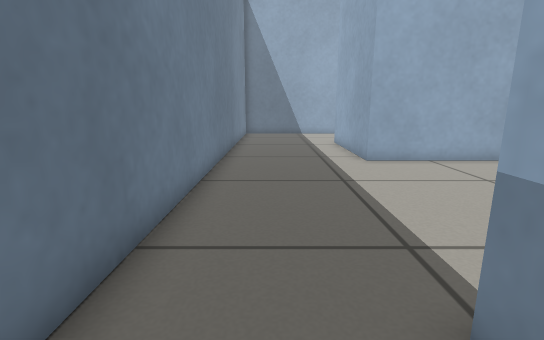
View 1 (above)

16 first-person views from a walk through a world built for the Gazebo simulator. The camera is 0.5 m above the floor, tilts 12° down and sees 85° across. The floor is counted in squares, 0.25 m on a side. Each view is taken from the middle of a square. On the plan, view 1 faces up. The plan holds only what a view shows up to about 17 squares ahead; the rest is blank.

View 2
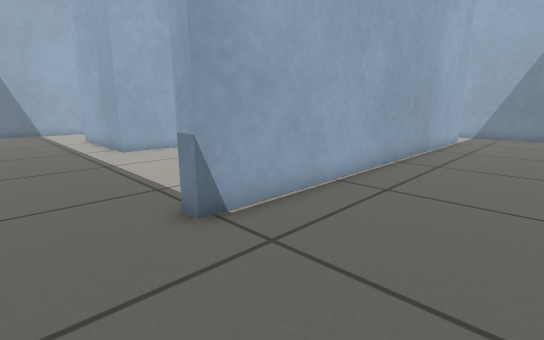

View 3
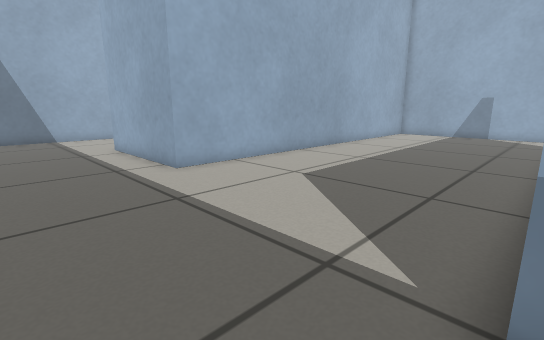

View 4
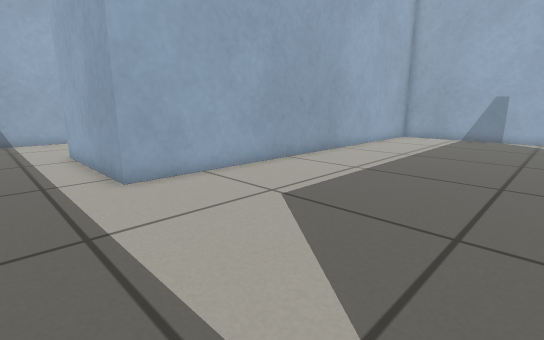

View 5
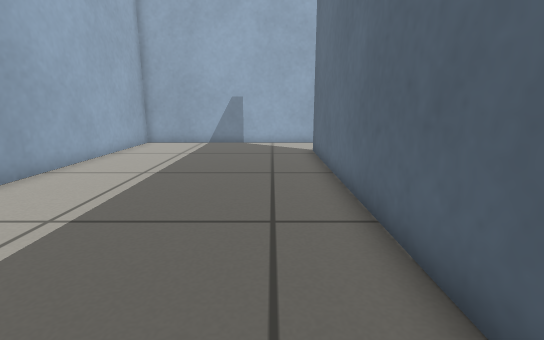

View 6
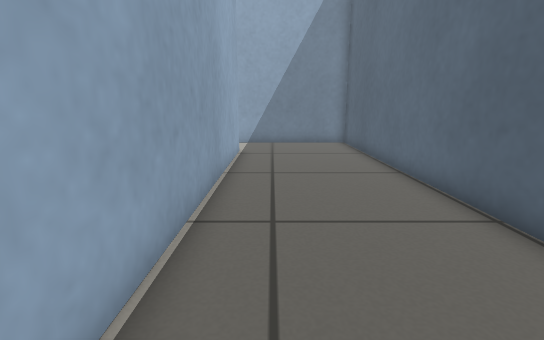

View 7
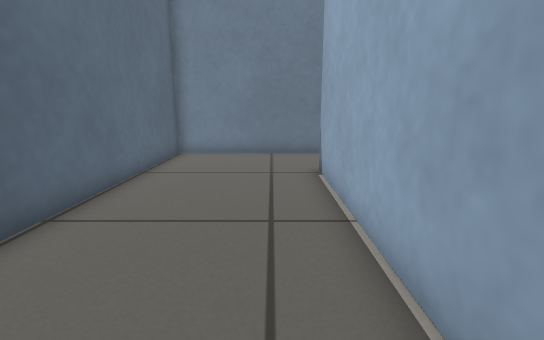

View 8
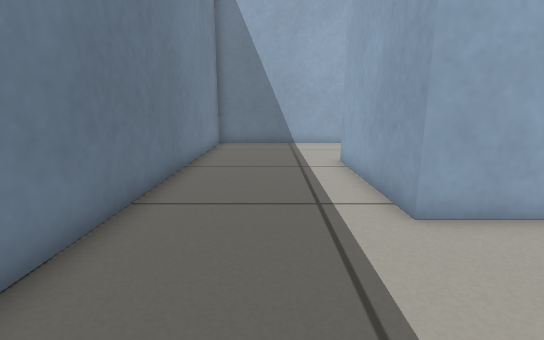

View 9
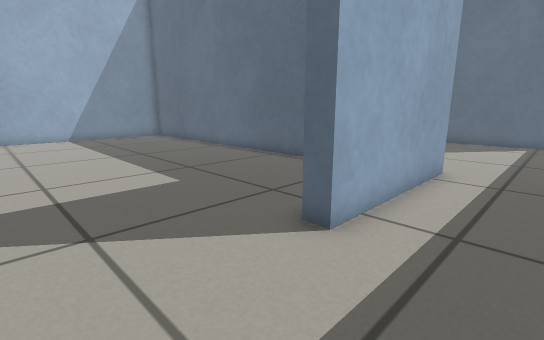

View 10
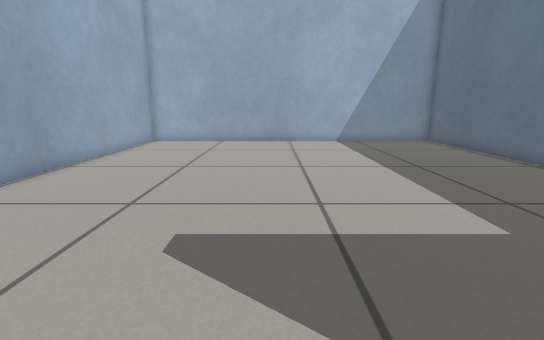

View 11
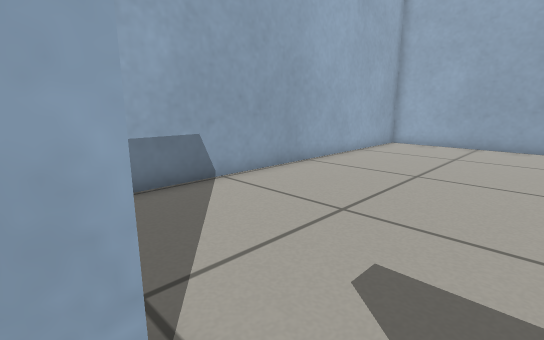

View 12
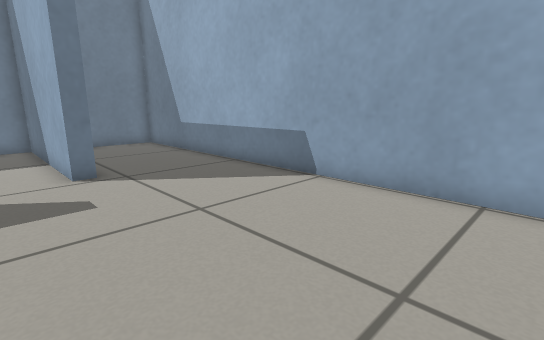

View 13
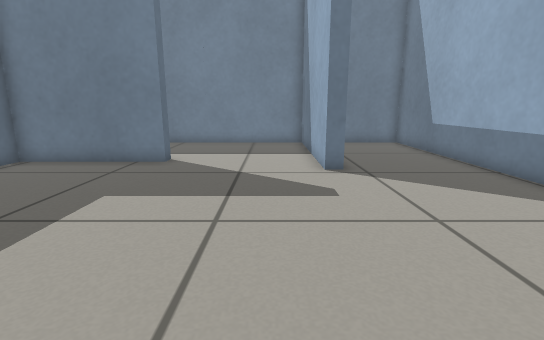

View 14
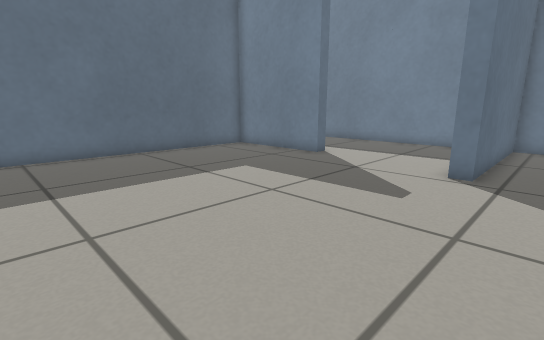

View 15
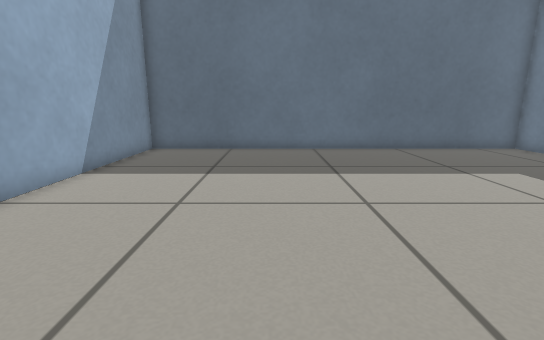

View 16
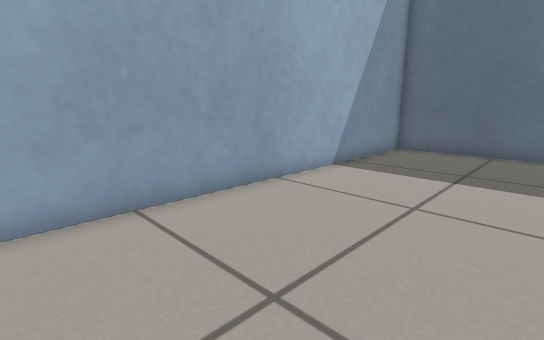

### Floor plan
Ten units are one square. View 1 is at (0, 0); x grows to the right and y downward. Boxes are objects, and circles mark ways between rooms. Rooms are numbered by the first view taken in them; rooms with no view inside come last. Other rooms are left out.
<svg viewBox="-25 -286 248 332">
<path fill="none" stroke="#000" d="M91 41 218 41 218 -24M188 -15 16 -15 16 -21M-20 -26 -20 41 69 41M16 -21 186 -21M46 -227 -20 -227 -20 -26M218 -24 218 -111 36 -111 36 -171 42 -171M42 -171 42 -117 218 -117 218 -281 -20 -281 -20 -233 56 -233 56 -227 46 -227"/>
<circle cx="0" cy="-20" r="3" fill="#2a7"/>
<circle cx="200" cy="-20" r="3" fill="#2a7"/>
<circle cx="40" cy="-200" r="3" fill="#2a7"/>
<text x="100" y="10">1</text>
<text x="80" y="-90">2</text>
<text x="120" y="-200">3</text>
</svg>
Room 1 opens to room 2. Room 2 opens to room 3.

Where each view was taken, in squares from view 1:
view 1: 0 up, 0 right, facing up
view 2: 3 down, 1 left, facing up-right
view 3: 2 up, 1 left, facing up-right
view 4: 3 up, 1 right, facing up-right
view 5: 4 up, 5 right, facing right
view 6: 0 up, 5 right, facing right
view 7: 0 up, 11 right, facing left
view 8: 6 up, 1 right, facing up
view 9: 21 up, 1 right, facing down-right
view 10: 21 up, 4 right, facing right
view 11: 21 up, 5 right, facing up-right
view 12: 21 up, 15 right, facing up-left
view 13: 21 up, 15 right, facing left
view 14: 25 up, 15 right, facing down-left
view 15: 26 up, 16 right, facing down
view 16: 26 up, 16 right, facing down-right
